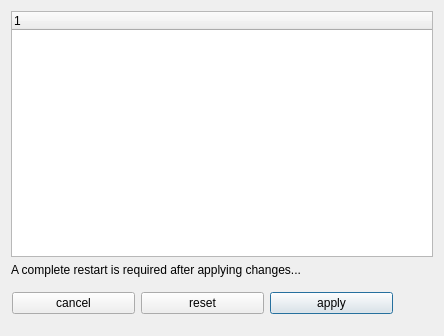
<?xml version="1.0" encoding="UTF-8"?>
<ui version="4.0">
 <class>Preferences</class>
 <widget class="QDialog" name="Preferences">
  <property name="geometry">
   <rect>
    <x>0</x>
    <y>0</y>
    <width>444</width>
    <height>336</height>
   </rect>
  </property>
  <property name="windowTitle">
   <string>Viewer Preferences</string>
  </property>
  <property name="modal">
   <bool>true</bool>
  </property>
  <layout class="QGridLayout" name="gridLayout">
   <item row="0" column="0">
    <widget class="QTreeWidget" name="treeWidget">
     <property name="minimumSize">
      <size>
       <width>420</width>
       <height>236</height>
      </size>
     </property>
     <column>
      <property name="text">
       <string notr="true">1</string>
      </property>
     </column>
    </widget>
   </item>
   <item row="2" column="0">
    <widget class="QWidget" name="button_box" native="true">
     <property name="minimumSize">
      <size>
       <width>200</width>
       <height>42</height>
      </size>
     </property>
     <property name="mouseTracking">
      <bool>false</bool>
     </property>
     <widget class="QWidget" name="horizontalLayoutWidget">
      <property name="geometry">
       <rect>
        <x>1</x>
        <y>0</y>
        <width>381</width>
        <height>41</height>
       </rect>
      </property>
      <layout class="QHBoxLayout" name="horizontalLayout">
       <item>
        <widget class="QPushButton" name="cancel">
         <property name="toolTip">
          <string>undo any unapplied changes</string>
         </property>
         <property name="whatsThis">
          <string/>
         </property>
         <property name="text">
          <string>cancel</string>
         </property>
        </widget>
       </item>
       <item>
        <widget class="QPushButton" name="reset">
         <property name="toolTip">
          <string>reset preferences to originial viewer preferences (restart required)</string>
         </property>
         <property name="whatsThis">
          <string/>
         </property>
         <property name="text">
          <string>reset</string>
         </property>
        </widget>
       </item>
       <item>
        <widget class="QPushButton" name="apply">
         <property name="toolTip">
          <string>apply any changes made to the default values (restart required)</string>
         </property>
         <property name="text">
          <string>apply</string>
         </property>
         <property name="default">
          <bool>true</bool>
         </property>
        </widget>
       </item>
      </layout>
     </widget>
    </widget>
   </item>
   <item row="1" column="0">
    <widget class="QLabel" name="label">
     <property name="text">
      <string>A complete restart is required after applying changes...</string>
     </property>
    </widget>
   </item>
  </layout>
 </widget>
 <resources/>
 <connections/>
</ui>
